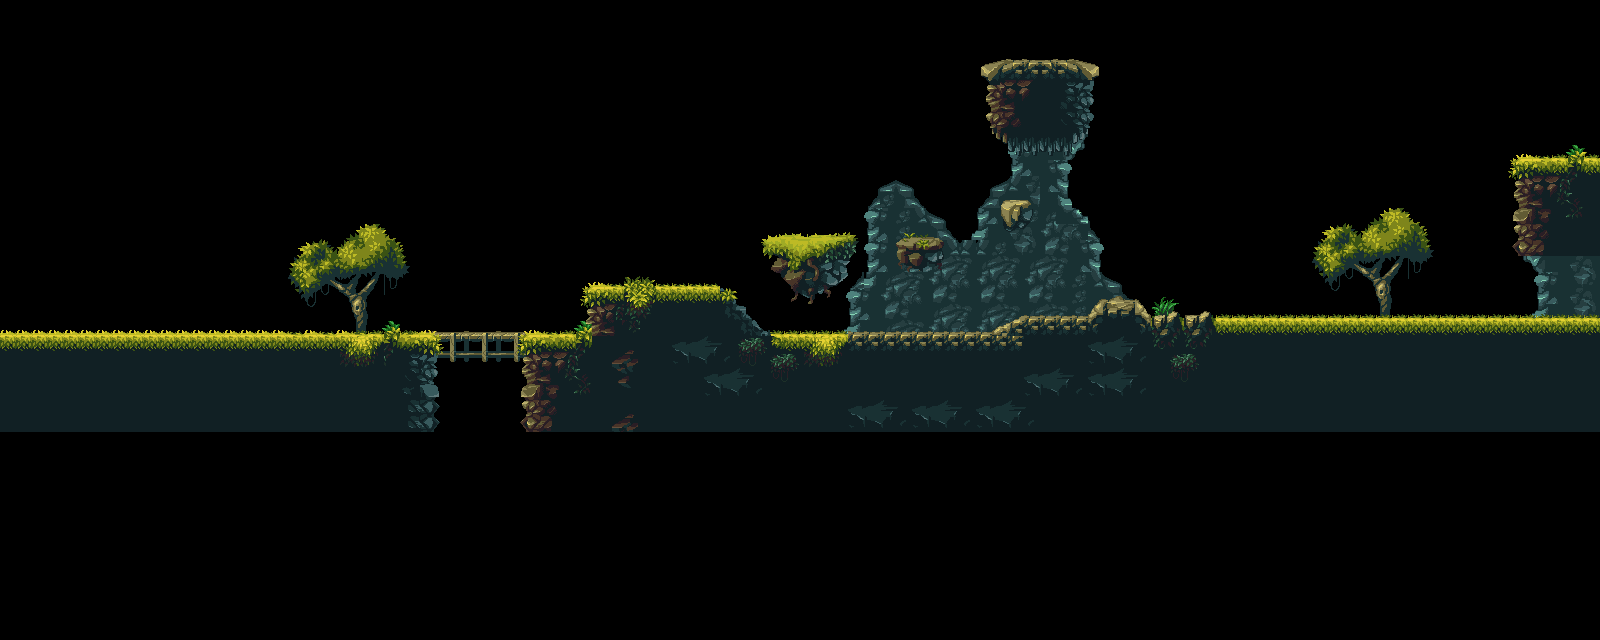

Below is a game level as drawn by its tile map, then a one-line description and the .tmx that defines it (tile-layer data replaced by summaries):
An orthogonal 100x40 tile map with 16x16 px tiles, 3 tile layers (secondary, primary, overlay) and 9 objects (4x foregroundText, playerStart, backgroundText, progressBlocker, scroll, ...).

<map version="1.2" tiledversion="1.3.4" orientation="orthogonal" renderorder="left-down" width="100" height="40" tilewidth="16" tileheight="16" infinite="0" nextlayerid="5" nextobjectid="10">
 <editorsettings>
  <export target="tutorial-1.json" format="json" />
 </editorsettings>
 <tileset firstgid="1" source="tileset.tsx" />
 <layer id="2" name="secondary" width="100" height="40">
  <data>[4000 cells, 336 non-empty, 136 distinct tile ids]</data>
 </layer>
 <layer id="1" name="primary" width="100" height="40">
  <data>[4000 cells, 907 non-empty, 254 distinct tile ids]</data>
 </layer>
 <layer id="4" name="overlay" width="100" height="40">
  <data>[4000 cells, 15 non-empty, 15 distinct tile ids]</data>
 </layer>
 <objectgroup id="3" name="entities">
  <object id="1" type="playerStart" x="82.5062" y="320.741">
   <point />
  </object>
  <object id="2" type="foregroundText" x="78.5791" y="360.993" width="141.688" height="21.7709">
   <text fontfamily="Roboto" pixelsize="14" wrap="1" color="#ffffff" halign="center">Press D to move right.</text>
  </object>
  <object id="3" type="backgroundText" x="73.9659" y="242.981" width="170.846" height="53.6181">
   <text fontfamily="Roboto" pixelsize="24" wrap="1" halign="center">Welcome to
Open Sourceror.</text>
  </object>
  <object id="4" type="foregroundText" x="544.828" y="358.997" width="107.504" height="21.7709">
   <text fontfamily="Roboto" pixelsize="14" wrap="1" color="#ffffff" halign="center">Press W to jump.</text>
  </object>
  <object id="5" type="foregroundText" x="805.533" y="352.563" width="209.818" height="56.2053">
   <text fontfamily="Roboto" pixelsize="14" wrap="1" color="#ffffff" halign="center">Type 'console.log("Hello World")'
into the code editor and hit run to
run your first line of code.</text>
  </object>
  <object id="6" type="progressBlocker" x="1032.3" y="136.647" width="22.3186" height="179.037">
   <properties>
    <property name="condition" value="hello_world" />
   </properties>
  </object>
  <object id="7" type="foregroundText" x="1254.44" y="338.81" width="261.725" height="57.7438">
   <text fontfamily="Roboto" pixelsize="14" wrap="1" color="#ffffff" halign="center">Great, you're a programmer!
Head right for the next part of the tutorial.</text>
  </object>
  <object id="8" type="scroll" x="1016.12" y="191.893">
   <point />
  </object>
  <object id="9" type="transitZone" x="1557.5" y="258.278" width="42.7453" height="59.6026">
   <properties>
    <property name="level" value="tutorial-2" />
   </properties>
  </object>
 </objectgroup>
</map>